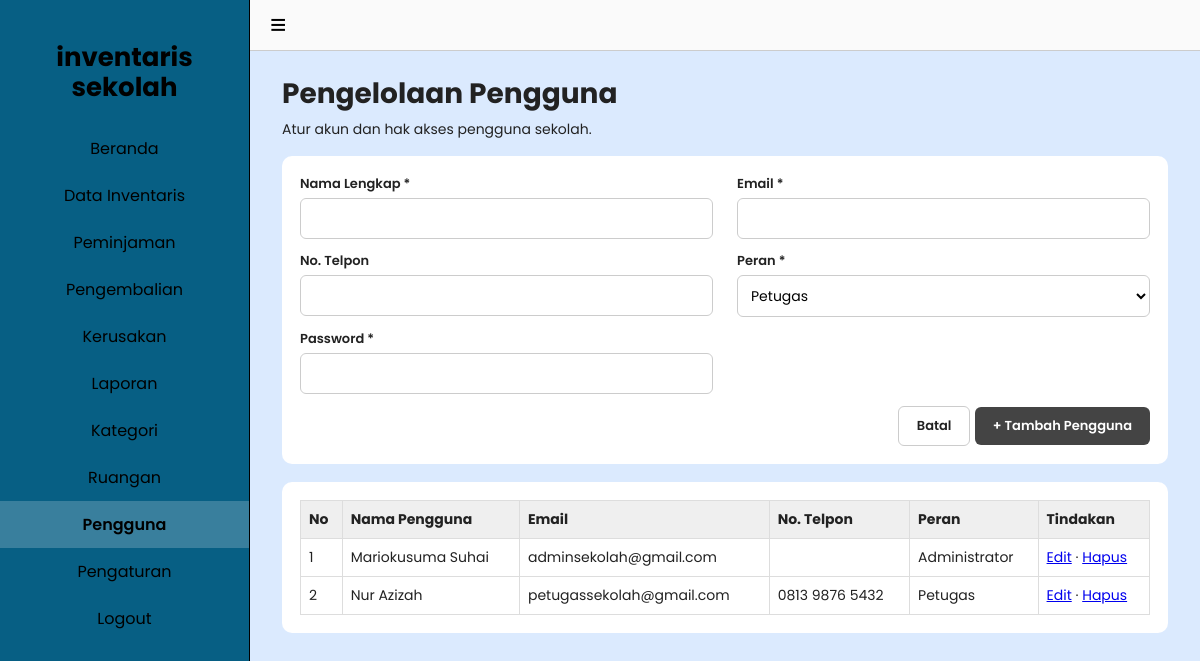
The page /user.php (signed in) on the database its author committed.
### tables this page shows
CREATE TABLE user(id_user INT AUTO_INCREMENT PRIMARY KEY, username VARCHAR(255) NOT NULL UNIQUE, email VARCHAR(255) NOT NULL UNIQUE, password VARCHAR(32) NOT NULL, nama_lengkap VARCHAR(255) NOT NULL, no_telp VARCHAR(20), role ENUM('Administrator','Petugas') NOT NULL DEFAULT 'Petugas');

### user.php (the view, shortened to what this page needs)
<?php require 'fungsi.php';wajib_admin();
$ed=isset($_GET['edit'])?satu("SELECT * FROM user WHERE id_user=".(int)$_GET['edit']):null;
$data=semua("SELECT * FROM user ORDER BY id_user");include 'header.php';?>
<h1>Pengelolaan Pengguna</h1><p class="sub">Atur akun dan hak akses pengguna sekolah.</p>
<div class="panel"><form method="post"><input type="hidden" name="id" value="<?=e($ed['id_user']??0)?>"><div class="form2">
<div><label>Nama Lengkap *</label><input name="nama_lengkap" value="<?=e($ed['nama_lengkap']??'')?>" required></div><div><label>Email *</label><input type="email" name="email" value="<?=e($ed['email']??'')?>" required></div>
<div><label>No. Telpon</label><input name="no_telp" value="<?=e($ed['no_telp']??'')?>"></div><div><label>Peran *</label><select name="role"><?php pilihan(['Administrator','Petugas'],$ed['role']??'Petugas')?></select></div>
<div><label>Password <?=$ed?'(kosongkan jika tidak diganti)':'*'?></label><input type="password" name="password" <?=$ed?'':'required'?>></div></div>
<div class="kanan"><a class="btn putih" href="user.php">Batal</a> <button name="simpan"><?=$ed?'Ubah':'+ Tambah Pengguna'?></button></div></form></div>
<div class="panel"><table><tr><th>No</th><th>Nama Pengguna</th><th>Email</th><th>No. Telpon</th><th>Peran</th><th>Tindakan</th></tr>
<?php foreach($data as $i=>$d){?><tr><td><?=$i+1?></td><td><?=e($d['nama_lengkap'])?></td><td><?=e($d['email'])?></td><td><?=e($d['no_telp'])?></td><td><?=e($d['role'])?></td><td><a href="?edit=<?=$d['id_user']?>">Edit</a> · <a href="?hapus=<?=$d['id_user']?>" onclick="return confirm('Hapus user?')">Hapus</a></td></tr><?php }?></table></div>
<?php include 'footer.php';

### style.css (style rules this page uses)
:root { --bg:#dbeafe;--side:#075f84;--biru:#2563eb;--gelap:#444 }
* { box-sizing:border-box }
body { margin:0;font-family:Poppins,Arial,sans-serif;background:var(--bg);display:flex;min-height:100vh;color:#222 }
h1 { font-size:28px;margin:0 0 4px }
.sub { margin:0 0 16px;font-size:14px }
.panel { background:#fff;border-radius:10px;padding:18px;margin-bottom:18px;overflow-x:auto }
table { width:100%;border-collapse:collapse;font-size:14px }
th,td { border:1px solid #ddd;padding:8px;text-align:left }
th { background:#efefef }
label { display:block;font-size:13px;font-weight:600 }
input,select,textarea { width:100%;padding:9px;margin:4px 0 12px;border:1px solid #ccc;border-radius:6px;font:inherit;font-size:14px;background:#fff }
.form2 { display:grid;grid-template-columns:1fr 1fr;gap:0 24px }
button,.btn { background:var(--gelap);color:#fff;border:0;padding:9px 18px;border-radius:6px;cursor:pointer;text-decoration:none;font:inherit;font-size:13px;font-weight:600;display:inline-block;width:auto }
.btn.putih { background:#fff;color:#222;border:1px solid #ccc }
.kanan { text-align:right }

### rows shown on the page
user: nama_lengkap "Mariokusuma Suhai", email "adminsekolah@gmail.com", role "Administrator"
user: nama_lengkap "Nur Azizah", email "petugassekolah@gmail.com", no_telp "0813 9876 5432", role "Petugas"

### other values the page prints
$t "Beranda Data Inventaris Peminjaman Pengembalian Kerusakan Laporan Kategori Ruangan Pengguna Pengaturan"
form field role "Petugas"
